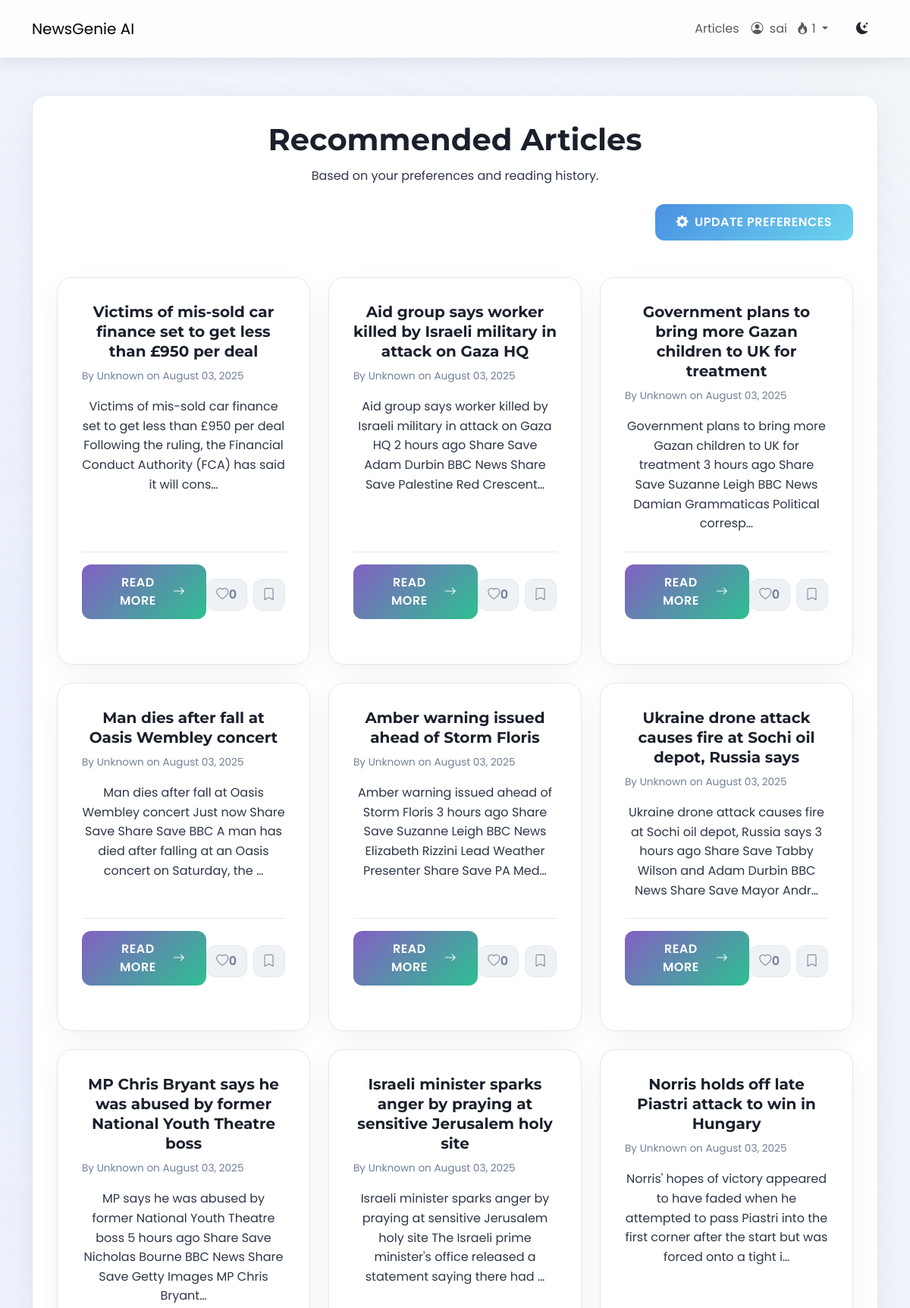
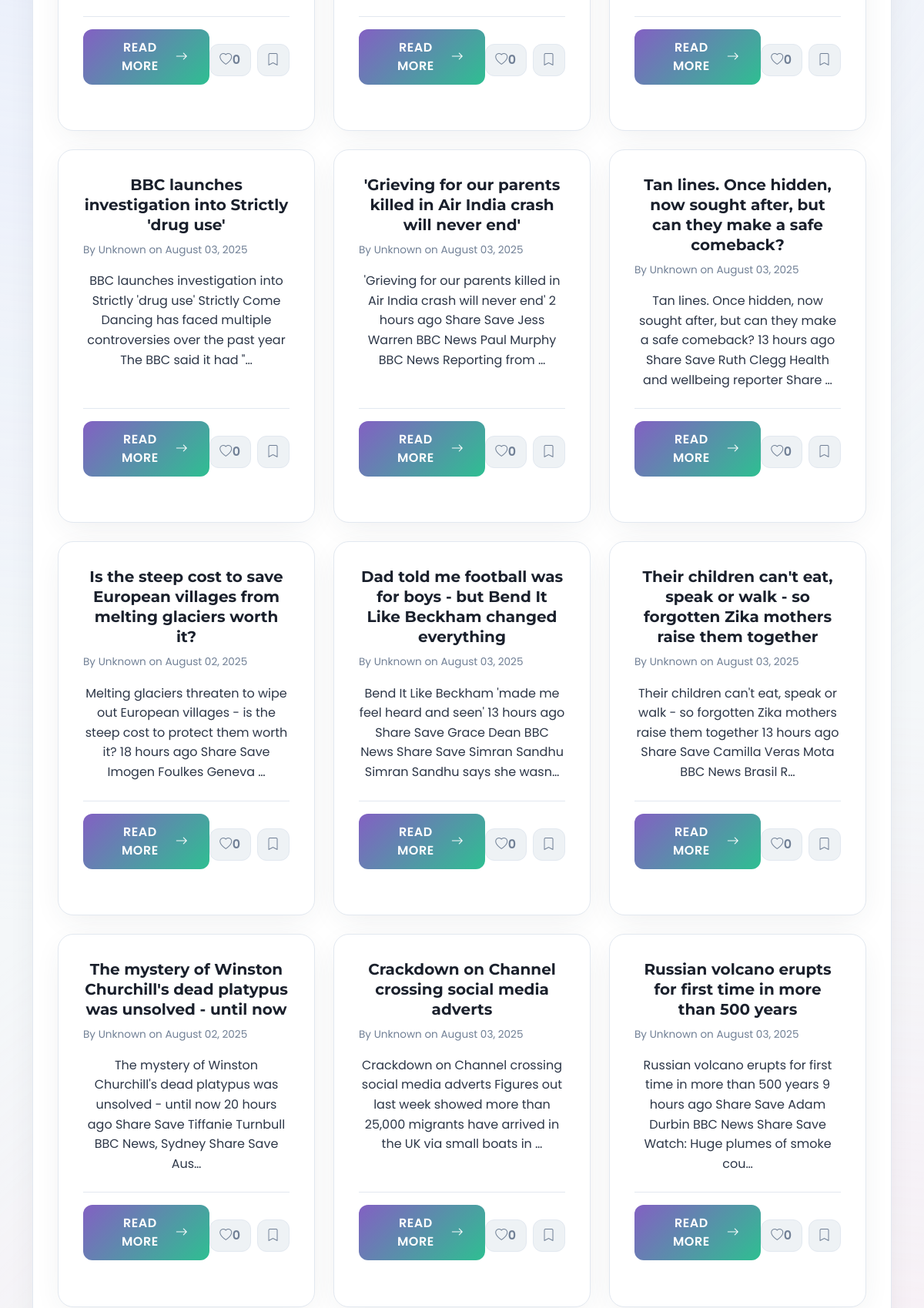
Screenshot of /recommendations/ (signed in, upper part) with the database file from the repository (2 pictures, top to bottom).
### users/models.py (models this page shows, shortened)
class Profile(models.Model):
    user = models.OneToOneField(User, on_delete=models.CASCADE)
    streak_count = models.IntegerField(default=0)
    last_login_date = models.DateField(null=True, blank=True)

### news/models.py (models this page shows, shortened)
class Article(models.Model):
    title = models.CharField(max_length=255)
    author = models.CharField(max_length=100, default="Unknown")
    content = models.TextField()
    url = models.URLField(unique=True)
    source = models.CharField(max_length=100)
    published_at = models.DateTimeField()
    summary = models.TextField(blank=True, null=True)
    category = models.ManyToManyField(Category, related_name='articles')
    approved = models.BooleanField(default=False)
    audio_file = models.FileField(upload_to='news_audio/', blank=True, null=True)
    reading_time = models.PositiveIntegerField(
        default=0,
        help_text="Estimated reading time in minutes"
    )
    @property
    def total_likes(self):
        return self.likes.count()
    def approved_status(self):
        return self.approved
    approved_status.boolean = True
    approved_status.short_description = "Approved"

### news/views.py (the view)
# urls.py: path('recommendations/', views.personalized_recommendations, name="recommendations"),
@login_required
def personalized_recommendations(request):
    user_pref = UserPreference.objects.filter(user=request.user).first()
    articles = Article.objects.none()
    if user_pref and user_pref.preferred_categories.exists():
        articles = Article.objects.filter(
            category__in=user_pref.preferred_categories.all(),
            approved=True
        ).distinct()
    if request.user.is_authenticated:
        liked_articles_ids = ArticleLike.objects.filter(user=request.user, article__in=articles).values_list('article__id', flat=True)
        bookmarked_articles_ids = Bookmark.objects.filter(user=request.user, article__in=articles).values_list('article__id', flat=True)
        for article in articles:
            article.is_liked_by_user = article.id in liked_articles_ids
            article.is_bookmarked_by_user = article.id in bookmarked_articles_ids
    return render(request, "news/personalized_recommendations.html", {"articles": articles})

### news/templates/news/personalized_recommendations.html (shortened to what this page needs)
{% extends 'news/base.html' %}
{% load static %}
{% block content %}
<div class="recommendations-container text-center app-card mt-5">
    <div class="page-header-section">
        <h1 class="page-title-heading">Recommended Articles</h1>
        <p class="page-subtitle-text">Based on your preferences and reading history.</p>
    </div>
    <div class="mt-4 text-end">
        <a href="{% url 'news:preferences' %}" class="btn app-btn primary-btn update-preferences-btn">
            <i class="bi bi-gear-fill me-2"></i> Update Preferences
        </a>
    </div>
    {% if articles %}
    <div class="row row-cols-1 row-cols-md-2 row-cols-lg-3 g-4 article-grid mt-4">
        {% for article in articles %}
        <div class="col">
            <div class="app-card article-card h-100">
                <div class="card-body d-flex flex-column">
                    <h5 class="card-title-article">{{ article.title }}</h5>
                    <p class="card-meta-info">By {{ article.author }} on {{ article.published_at|date:"F d, Y" }}</p>
                    <p class="card-text-summary">{{ article.summary|default:article.content|truncatechars:150 }}</p>
                    <div class="mt-auto article-actions">
                        <a href="{% url 'news:detail' article.pk %}" class="btn app-btn read-more-btn article-card-read-more">Read More <i class="bi bi-arrow-right"></i></a>
                        <div class="d-flex gap-2 justify-content-end button-group-actions mt-2">
                            <button class="btn app-btn icon-btn like-btn {% if article.is_liked_by_user %}liked{% endif %}" data-article-id="{{ article.pk }}" {% if not user.is_authenticated %}disabled title="Login to like" {% endif %}>
                                <i class="bi {% if article.is_liked_by_user %}bi-heart-fill{% else %}bi-heart{% endif %}"></i>
                                <span class="like-count">{{ article.total_likes }}</span>
                            </button>
                            <button class="btn app-btn icon-btn bookmark-btn " data-article-id="{{ article.pk }}" >
                                <i class="bi {% if article.is_bookmarked_by_user %}bi-bookmark-fill{% else %}bi-bookmark{% endif %}"></i>
                            </button>
                        </div>
                    </div>
                </div>
                <div class="card-footer article-card-footer">
                    {% for category in article.category.all %}
                        <span class="badge category-pill-small me-1">{{ category.name }}</span>
                    {% endfor %}
                </div>
            </div>
        </div>
        {% endfor %}
    </div>
    {% else %}
    <div class="text-center py-5">
        <p class="lead">No articles found matching your preferences. <br> Please update your <a href="{% url 'news:preferences' %}">preferences</a> or browse all articles.</p>
        <a href="{% url 'news:article_list' %}" class="btn app-btn primary-btn mt-3">Browse Articles</a>
    </div>
    {% endif %}
</div>
{% endblock %}

### templates/news/base.html (shortened to what this page needs)
{% load static %}
<!DOCTYPE html>
<html lang="en">
<head>
    <link href="https://cdn.jsdelivr.net/npm/bootstrap@5.3.0/dist/css/bootstrap.min.css" rel="stylesheet">
    <link rel="stylesheet" href="https://cdn.jsdelivr.net/npm/bootstrap-icons@1.10.5/font/bootstrap-icons.css">
    <link rel="stylesheet" href="{% static 'css/newsgenie.css' %}">
</head>
<body class="{{ request.COOKIES.theme|default:'light' }}-mode">
    <header class="app-navbar navbar navbar-expand-lg sticky-top">
        <div class="container">
            <a class="navbar-brand navbar-brand-custom" href="{% url 'news:homepage' %}">NewsGenie AI</a>
            <div class="collapse navbar-collapse" id="navbarNav">
                <ul class="navbar-nav ms-auto align-items-center">
                    <li class="nav-item">
                        <a class="nav-link nav-link-custom" href="{% url 'news:article_list' %}">Articles</a>
                    </li>
                    {% if user.is_authenticated %}
                        <li class="nav-item dropdown">
                            <a class="nav-link nav-link-custom dropdown-toggle" href="#" id="navbarDropdown" role="button" data-bs-toggle="dropdown" aria-expanded="false">
                                <i class="bi bi-person-circle me-1"></i>
                                {{ user.username }}
                                <span class="streak-indicator ms-2">
                                    <i class="bi bi-fire"></i> {{ user.profile.streak_count }}
                                </span>
                            </a>
                        </li>
                    {% endif %}
                    <li class="nav-item ms-3">
                        <button id="theme-toggle" class="btn theme-toggle-btn">
                            <i class="bi bi-moon-stars-fill"></i>
                        </button>
                    </li>
                </ul>
            </div>
        </div>
    </header>
    <main class="container my-5 app-content-wrapper">
        {% block content %}{% endblock %}
    </main>
</body>
</html>

### news/static/css/newsgenie.css (style rules this page uses)
:root { --font-heading: 'Montserrat', sans-serif; --font-body: 'Poppins', sans-serif; --light-bg-primary: #f4f7f9; --light-bg-secondary: #ffffff; --light-bg-tertiary: #eef2f5; --light-text-primary: #2d3748; --light-text-secondary: #718096; --light-heading-color: #1a202c; --light-border-color: #e2e8f0; --light-shadow-color: rgba(45, 55, 72, 0.1); --dark-bg-primary: #12121a; --dark-bg-secondary: #1a1a26; --dark-bg-tertiary: #242430; --dark-text-primary: #a9b3c1; --dark-text-secondary: #8a93a2; --dark-heading-color: #e8ecf3; --dark-border-color: #333344; --dark-shadow-color: rgba(0, 0, 0, 0.25); --accent-purple-start: #8360c3; --accent-purple-end: #2ebf91; --accent-blue-start: #4a90e2; --accent-blue-end: #6dd5ed; --accent-pink-start: #d4418e; --accent-pink-end: #0652c5; --accent-red: #e53e3e; --accent-green: #38a169; --accent-yellow: #d69e2e; --gradient-primary: linear-gradient(135deg, var(--accent-purple-start) 0%, var(--accent-purple-end) 100%); --gradient-secondary: linear-gradient(135deg, var(--accent-blue-start) 0%, var(--accent-blue-end) 100%); --gradient-danger: linear-gradient(135deg, var(--accent-pink-start) 0%, var(--accent-pink-end) 100%); --gradient-text: linear-gradient(135deg, #6a11cb 0%, #2575fc 100%); --border-radius-sm: 8px; --border-radius-md: 12px; --border-radius-lg: 20px; --spacing-xs: 4px; --spacing-sm: 8px; --spacing-md: 16px; --spacing-lg: 24px; --spacing-xl: 32px; --spacing-xxl: 48px; --transition-fast: 0.15s ease-in-out; --transition-normal: 0.3s cubic-bezier(0.25, 0.8, 0.25, 1); --transition-slow: 0.5s ease-in-out; }
*, *::before, *::after { box-sizing: border-box; margin: 0; padding: 0; }
html { scroll-behavior: smooth; }
body { font-family: var(--font-body); font-size: 16px; line-height: 1.7; background-color: var(--light-bg-primary); color: var(--light-text-primary); transition: background-color var(--transition-normal), color var(--transition-normal); position: relative; min-height: 100vh; overflow-x: hidden; }
body::before { content: ''; position: fixed; top: 0; left: 0; width: 100%; height: 100%; z-index: -1; pointer-events: none; background: radial-gradient(circle at 10% 20%, #e0e7ff, transparent 40%), radial-gradient(circle at 90% 80%, #ffe0f0, transparent 40%); opacity: 0.6; transition: opacity var(--transition-slow); }
h1, h2, h3, h4, h5, h6 { font-family: var(--font-heading); font-weight: 700; color: var(--light-heading-color); line-height: 1.3; transition: color var(--transition-normal); }
a { color: var(--accent-purple-start); text-decoration: none; transition: color var(--transition-fast); }
.app-card { background-color: var(--light-bg-secondary); border-radius: var(--border-radius-lg); box-shadow: 0 10px 40px -10px var(--light-shadow-color); border: 1px solid var(--light-border-color); transition: all var(--transition-normal); padding: var(--spacing-xl); }
.app-btn { padding: 12px 28px; font-size: 1rem; font-weight: 600; border-radius: var(--border-radius-md); border: none; cursor: pointer; transition: all var(--transition-normal); text-align: center; display: inline-flex; align-items: center; justify-content: center; text-transform: uppercase; letter-spacing: 0.5px; }
.app-btn.primary-btn { background: var(--gradient-secondary); color: white; }
.app-navbar { background-color: rgba(255, 255, 255, 0.8) !important; backdrop-filter: saturate(180%) blur(10px); box-shadow: 0 4px 20px var(--light-shadow-color); border-bottom: 1px solid var(--light-border-color); transition: all var(--transition-normal); padding: 1rem 0; }
.article-card { border-width: 1px; display: flex; flex-direction: column; }
.card-title-article { font-weight: 700; font-size: 1.25rem; margin-bottom: 0.5rem; }
.card-meta-info { font-size: 0.85rem; color: var(--light-text-secondary); margin-bottom: 1rem; display: flex; justify-content: space-between; flex-wrap: wrap; gap: 8px; }
.card-text-summary { line-height: 1.6; margin-bottom: 1.5rem; flex-grow: 1; }
.article-actions { display: flex; justify-content: space-between; align-items: center; padding-top: 1rem; border-top: 1px solid var(--light-border-color); }
.read-more-btn { background: var(--gradient-primary); color: white; }
.button-group-actions .icon-btn { background-color: var(--light-bg-tertiary) !important; color: var(--light-text-secondary) !important; border: 1px solid var(--light-border-color); padding: 8px 12px; font-size: 1rem; border-radius: var(--border-radius-md); }

### rows the page displays
Article: title "Victims of mis-sold car finance set to get less than £950 per deal", author "Unknown", published_at "August 03, 2025", summary "Victims of mis-sold car finance set to get less than £950 per deal Following the ruling, the Financial Conduct Authority (FCA) has said it will cons…", total_likes "0"
Article: title "Aid group says worker killed by Israeli military in attack on Gaza HQ", author "Unknown", published_at "August 03, 2025", summary "Aid group says worker killed by Israeli military in attack on Gaza HQ 2 hours ago Share Save Adam Durbin BBC News Share Save Palestine Red Crescent…", total_likes "0"
Article: title "Government plans to bring more Gazan children to UK for treatment", author "Unknown", published_at "August 03, 2025", summary "Government plans to bring more Gazan children to UK for treatment 3 hours ago Share Save Suzanne Leigh BBC News Damian Grammaticas Political corresp…", total_likes "0"
Article: title "Man dies after fall at Oasis Wembley concert", author "Unknown", published_at "August 03, 2025", summary "Man dies after fall at Oasis Wembley concert Just now Share Save Share Save BBC A man has died after falling at an Oasis concert on Saturday, the …", total_likes "0"
Article: title "Amber warning issued ahead of Storm Floris", author "Unknown", published_at "August 03, 2025", summary "Amber warning issued ahead of Storm Floris 3 hours ago Share Save Suzanne Leigh BBC News Elizabeth Rizzini Lead Weather Presenter Share Save PA Med…", total_likes "0"
Article: title "Ukraine drone attack causes fire at Sochi oil depot, Russia says", author "Unknown", published_at "August 03, 2025", summary "Ukraine drone attack causes fire at Sochi oil depot, Russia says 3 hours ago Share Save Tabby Wilson and Adam Durbin BBC News Share Save Mayor Andr…", total_likes "0"
Article: title "MP Chris Bryant says he was abused by former National Youth Theatre boss", author "Unknown", published_at "August 03, 2025", summary "MP says he was abused by former National Youth Theatre boss 5 hours ago Share Save Nicholas Bourne BBC News Share Save Getty Images MP Chris Bryant…", total_likes "0"
Article: title "Israeli minister sparks anger by praying at sensitive Jerusalem holy site", author "Unknown", published_at "August 03, 2025", summary "Israeli minister sparks anger by praying at sensitive Jerusalem holy site The Israeli prime minister's office released a statement saying there had …", total_likes "0"
Article: title "Norris holds off late Piastri attack to win in Hungary", author "Unknown", published_at "August 03, 2025", summary "Norris' hopes of victory appeared to have faded when he attempted to pass Piastri into the first corner after the start but was forced onto a tight i…", total_likes "0"
Article: title "BBC launches investigation into Strictly 'drug use'", author "Unknown", published_at "August 03, 2025", summary "BBC launches investigation into Strictly 'drug use' Strictly Come Dancing has faced multiple controversies over the past year The BBC said it had \"…", total_likes "0"
Article: title "'Grieving for our parents killed in Air India crash will never end'", author "Unknown", published_at "August 03, 2025", summary "'Grieving for our parents killed in Air India crash will never end' 2 hours ago Share Save Jess Warren BBC News Paul Murphy BBC News Reporting from …", total_likes "0"
Article: title "Tan lines. Once hidden, now sought after, but can they make a safe comeback?", author "Unknown", published_at "August 03, 2025", summary "Tan lines. Once hidden, now sought after, but can they make a safe comeback? 13 hours ago Share Save Ruth Clegg Health and wellbeing reporter Share …", total_likes "0"
Article: title "Is the steep cost to save European villages from melting glaciers worth it?", author "Unknown", published_at "August 02, 2025", summary "Melting glaciers threaten to wipe out European villages - is the steep cost to protect them worth it? 18 hours ago Share Save Imogen Foulkes Geneva …", total_likes "0"
Article: title "Dad told me football was for boys - but Bend It Like Beckham changed everything", author "Unknown", published_at "August 03, 2025", summary "Bend It Like Beckham 'made me feel heard and seen' 13 hours ago Share Save Grace Dean BBC News Share Save Simran Sandhu Simran Sandhu says she wasn…", total_likes "0"
Article: title "Their children can't eat, speak or walk - so forgotten Zika mothers raise them together", author "Unknown", published_at "August 03, 2025", summary "Their children can't eat, speak or walk - so forgotten Zika mothers raise them together 13 hours ago Share Save Camilla Veras Mota BBC News Brasil R…", total_likes "0"
Article: title "The mystery of Winston Churchill's dead platypus was unsolved - until now", author "Unknown", published_at "August 02, 2025", summary "The mystery of Winston Churchill's dead platypus was unsolved - until now 20 hours ago Share Save Tiffanie Turnbull BBC News, Sydney Share Save Aus…", total_likes "0"
Article: title "Crackdown on Channel crossing social media adverts", author "Unknown", published_at "August 03, 2025", summary "Crackdown on Channel crossing social media adverts Figures out last week showed more than 25,000 migrants have arrived in the UK via small boats in …", total_likes "0"
Article: title "Russian volcano erupts for first time in more than 500 years", author "Unknown", published_at "August 03, 2025", summary "Russian volcano erupts for first time in more than 500 years 9 hours ago Share Save Adam Durbin BBC News Share Save Watch: Huge plumes of smoke cou…", total_likes "0"

### other values shown
{{ user.username }} "sai"
{{ user.profile.streak_count }} "1"
